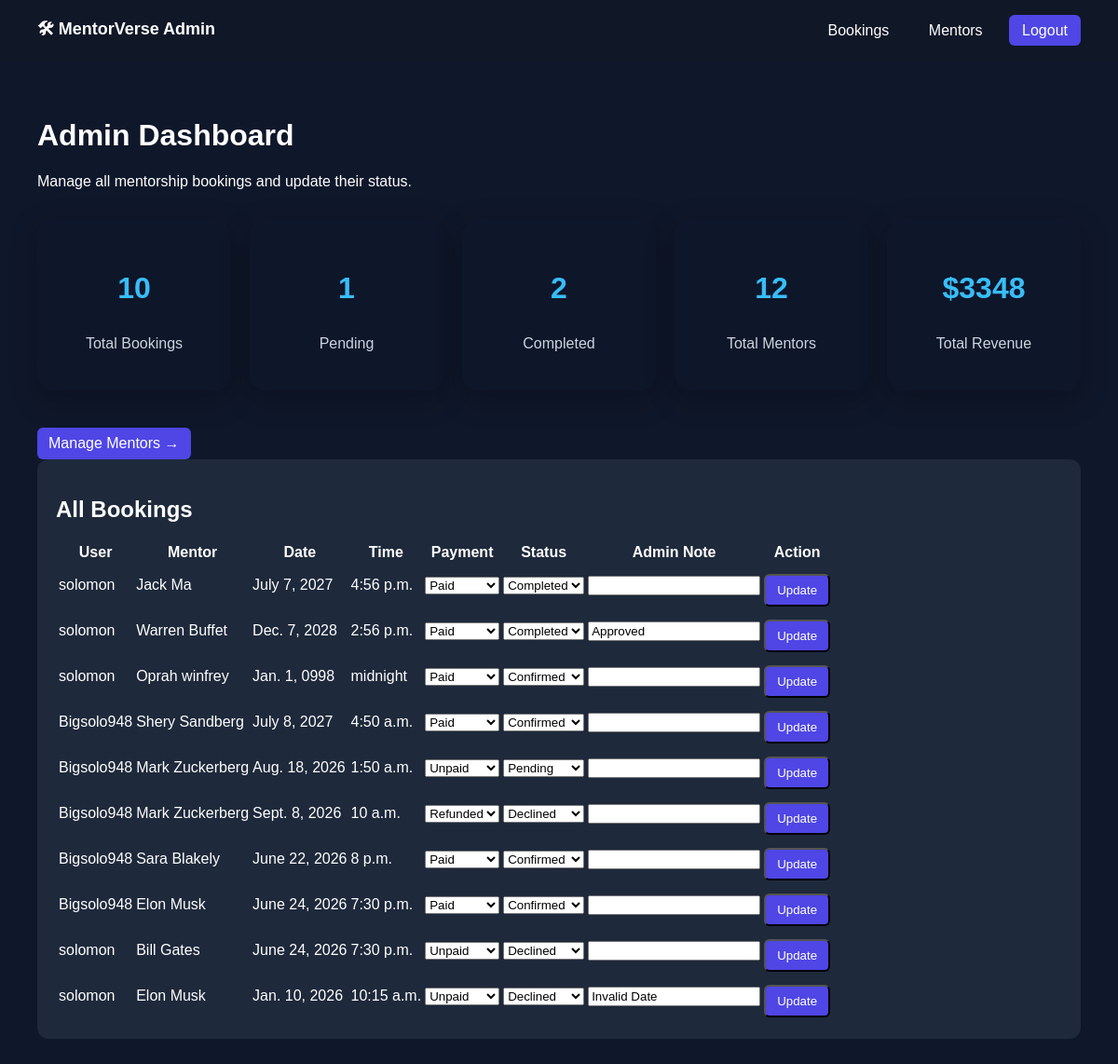
The page /admin-dashboard/ (signed in) on the database as committed earlier.
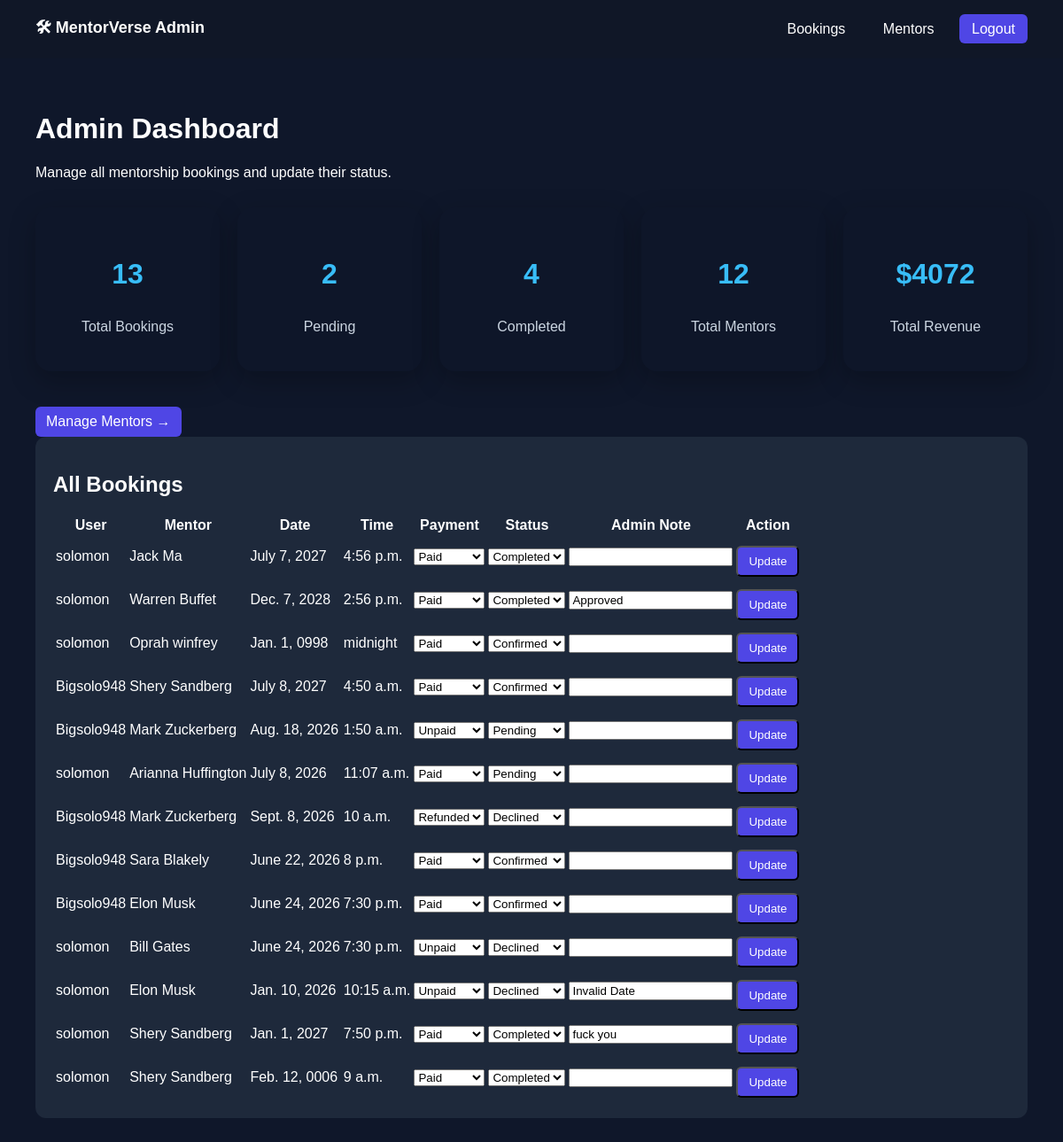
The same page on the database as committed later.
### bookings/models.py (models this page shows, shortened)
class Booking(models.Model):
    STATUS_CHOICES = [
        ('Pending', 'Pending'),
        ('Confirmed', 'Confirmed'),
        ('Declined', 'Declined'),
        ('Completed', 'Completed'),
        ('Refunded', 'Refunded'),
    ]
    PAYMENT_STATUS_CHOICES = [
        ('Unpaid', 'Unpaid'),
        ('Paid', 'Paid'),
        ('Refunded', 'Refunded'),
    ]
    user = models.ForeignKey(User, on_delete=models.CASCADE, null=True, blank=True)
    mentor = models.ForeignKey(Mentor, on_delete=models.CASCADE)
    customer_name = models.CharField(max_length=100)
    email = models.EmailField()
    date = models.DateField()
    time = models.TimeField()
    reason = models.TextField(
        blank=True,
        null=True,
        help_text="Reason for booking this mentorship session"
    )
    status = models.CharField(
        max_length=20,
        choices=STATUS_CHOICES,
        default='Pending'
    )
    payment_status = models.CharField(
        max_length=20,
        choices=PAYMENT_STATUS_CHOICES,
        default='Unpaid'
    )
    admin_note = models.TextField(
        blank=True,
        null=True,
        help_text="Optional note from admin when confirming, declining or refunding"
    )
    created_at = models.DateTimeField(auto_now_add=True)

class Mentor(models.Model):
    name = models.CharField(max_length=100)
    expertise = models.CharField(max_length=150)
    bio = models.TextField()
    image = models.ImageField(
        upload_to='mentors/',
        blank=True,
        null=True
    )
    rating = models.DecimalField(max_digits=2, decimal_places=1, default=4.5)
    reviews = models.PositiveIntegerField(default=0)
    company = models.CharField(max_length=100, blank=True, null=True)
    price = models.PositiveIntegerField(default=0, help_text="Session price in Dollars")
    is_featured = models.BooleanField(default=False)

### bookings/views.py (the view)
# urls.py: path('admin-dashboard/', views.admin_dashboard, name='admin_dashboard'),
@login_required
def admin_dashboard(request):
    if not request.user.is_staff:
        return redirect('dashboard')
    bookings = Booking.objects.all().order_by('-created_at')
    total_bookings = bookings.count()
    pending_bookings = bookings.filter(status='Pending').count()
    completed_bookings = bookings.filter(status='Completed').count()
    total_mentors = Mentor.objects.count()
    total_revenue = 0
    for booking in bookings.filter(payment_status='Paid'):
        total_revenue += booking.mentor.price
    return render(request, 'bookings/admin_dashboard.html', {
        'bookings': bookings,
        'total_bookings': total_bookings,
        'pending_bookings': pending_bookings,
        'completed_bookings': completed_bookings,
        'total_mentors': total_mentors,
        'total_revenue': total_revenue,
    })

### bookings/templates/bookings/admin_dashboard.html (shortened to what this page needs)
{% extends 'bookings/admin_base.html' %}
{% block content %}
<div class="container">
    <h1>Admin Dashboard</h1>
    <p>Manage all mentorship bookings and update their status.</p>
    <div class="stats-grid">
    <div class="stat-card">
        <h3>{{ total_bookings }}</h3>
        <p>Total Bookings</p>
    </div>
    <div class="stat-card">
        <h3>{{ pending_bookings }}</h3>
        <p>Pending</p>
    </div>
    <div class="stat-card">
        <h3>{{ completed_bookings }}</h3>
        <p>Completed</p>
    </div>
    <div class="stat-card">
        <h3>{{ total_mentors }}</h3>
        <p>Total Mentors</p>
    </div>
    <div class="stat-card">
        <h3>${{ total_revenue }}</h3>
        <p>Total Revenue</p>
    </div>
</div>
    <a href="{% url 'manage_mentors' %}" class="book-btn">
    Manage Mentors →
</a>
    <div class="card">
        <h2>All Bookings</h2>
        <table class="admin-table">
            <thead>
                <tr>
                    <th>User</th>
                    <th>Mentor</th>
                    <th>Date</th>
                    <th>Time</th>
                    <th>Payment</th>
                    <th>Status</th>
                    <th>Admin Note</th>
                    <th>Action</th>
                </tr>
            </thead>
            <tbody>
                {% for booking in bookings %}
                <tr>
                    <form method="POST" action="{% url 'update_booking_status' booking.id %}">
                        <td>{{ booking.customer_name }}</td>
                        <td>{{ booking.mentor.name }}</td>
                        <td>{{ booking.date }}</td>
                        <td>{{ booking.time }}</td>
                        <td>
                            <select name="payment_status">
                                <option value="Unpaid" {% if booking.payment_status == "Unpaid" %}selected{% endif %}>Unpaid</option>
                                <option value="Paid" {% if booking.payment_status == "Paid" %}selected{% endif %}>Paid</option>
                                <option value="Refunded" {% if booking.payment_status == "Refunded" %}selected{% endif %}>Refunded</option>
                            </select>
                        </td>
                        <td>
                            <select name="status">
                                <option value="Pending" {% if booking.status == "Pending" %}selected{% endif %}>Pending</option>
                                <option value="Confirmed" {% if booking.status == "Confirmed" %}selected{% endif %}>Confirmed</option>
                                <option value="Declined" {% if booking.status == "Declined" %}selected{% endif %}>Declined</option>
                                <option value="Completed" {% if booking.status == "Completed" %}selected{% endif %}>Completed</option>
                            </select>
                        </td>
                        <td>
                            <input type="text" name="admin_note" value="{{ booking.admin_note|default:'' }}">
                        </td>
                        <td>
                            <button type="submit" class="book-btn">
                                Update
                            </button>
                        </td>
                    </form>
                </tr>
                {% empty %}
                <tr>
                    <td colspan="8">No bookings yet.</td>
                </tr>
                {% endfor %}
            </tbody>
        </table>
    </div>
</div>
{% endblock %}

Rows that differ between the two databases and show on the page:
added Booking: customer_name "solomon", mentor.name "Arianna Huffington", date "July 8, 2026", time "11:07 a.m.", payment_status "Paid", status "Pending"
added Booking: customer_name "solomon", mentor.name "Shery Sandberg", date "Jan. 1, 2027", time "7:50 p.m.", payment_status "Paid", status "Completed", admin_note "fuck you"
added Booking: customer_name "solomon", mentor.name "Shery Sandberg", date "Feb. 12, 0006", time "9 a.m.", payment_status "Paid", status "Completed"
Other text that changed with them:
{{ total_bookings }}: "10" → "13"
{{ pending_bookings }}: "1" → "2"
{{ completed_bookings }}: "2" → "4"
{{ total_revenue }}: "3348" → "4072"
